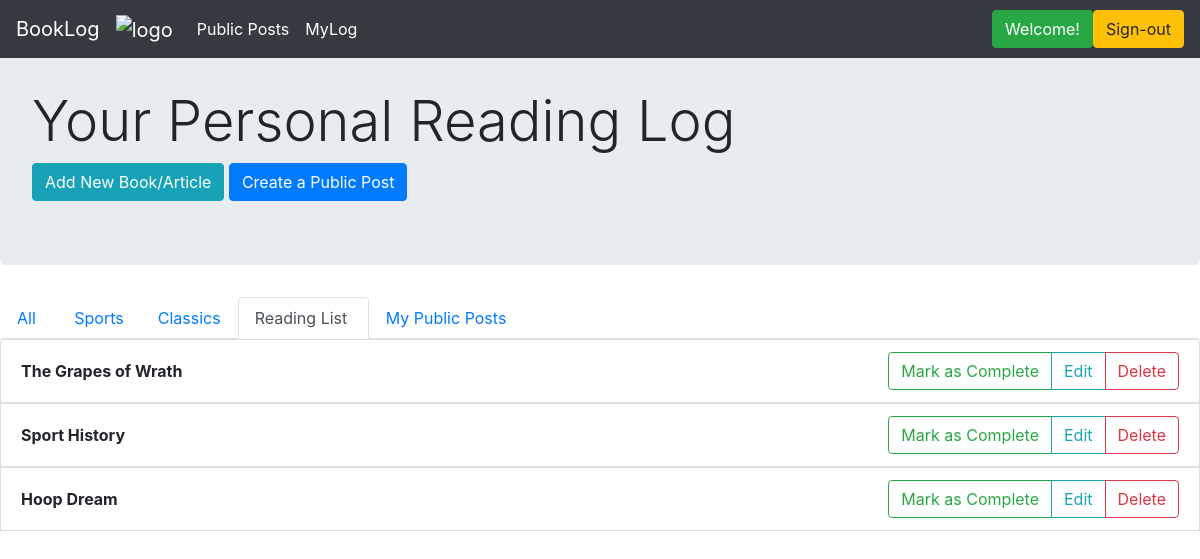
The page /readinglist (signed in) on the database its author committed.
### application/models.py (models this page shows)
class Category(db.Model):
    __tablename__ = 'categories'
    id = db.Column(db.Integer, primary_key=True)
    name = db.Column(db.String(150), index=True, nullable=False, unique=False)
    user_id = db.Column(db.Integer, ForeignKey('users.id'), nullable=False, index=False)
    user = relationship("User", backref="categories", foreign_keys=[user_id])

class Book(db.Model):
    __tablename__ = 'books_and_other_readings'
    id = db.Column(db.Integer, primary_key=True)
    title = db.Column(db.String(80), index=True, unique=False, nullable=False)
    author = db.Column(db.String(80), index=False, unique=False, nullable=True)
    date_started = db.Column(db.DateTime, index=False, unique=False, nullable=False)
    description = db.Column(db.Text, index=False, unique=False, nullable=True)
    complete = db.Column(db.Boolean, index=False, unique=False, nullable=True)
    picture_link = db.Column(db.String(64), index=False, unique=False, nullable=True)
    user_id = db.Column(db.Integer, ForeignKey('users.id'), nullable=False, index=True)
    user = relationship("User", backref = "books", foreign_keys=[user_id])
    cat_id = db.Column(db.Integer, ForeignKey('categories.id'), nullable=True, index=True)
    category = relationship("Category", backref="books", foreign_keys=[cat_id])

### application/routes.py (the view)
@main_bp.route("/readinglist", methods=['GET'])
@login_required
def reading_list():
    user = User.query.filter_by(id=session.get("user_id")).first()
    books = user.books
    book_titles = []
    for b in reversed(books):
        book_titles.append(b.title)
    return render_template("readinglist.html", books = books, titles = book_titles, cats=user.categories)

### application/auth.py (called while the page is built)
@auth_bp.before_app_request
def load_logged_in_user():
    user_id = session.get('user_id')
    if user_id is None:
        g.user = None
    else:
        g.user = User.query.filter_by(id=user_id).first()

def login_required(view):
    @functools.wraps(view)
    def wrapped_view(**kwargs):
        if g.user is None:
            return redirect(url_for('auth_bp.login'))
        return view(**kwargs)
    return wrapped_view

### application/routes.py (called while the page is built)
@main_bp.before_app_request
def load_logged_in_user():
    user_id = session.get('user_id')
    if user_id is None:
        g.user = None
    else:
        g.user = User.query.filter_by(id=user_id).first()

### application/templates/readinglist.html (shortened to what this page needs)
{% extends 'layout.html' %}
{% block content %}
<div class="jumbotron">
    <br>
    <h1 class="display-4">Your Personal Reading Log</h1>
    <a href="{{url_for('main_bp.create_new')}}" class="btn btn-info" role="button">Add New Book/Article</a>
    <a href="{{url_for('main_bp.create_public_post')}}" class="btn btn-primary" role="button">Create a Public Post</a>
</div>
<ul class="nav nav-tabs">
  <li class="nav-item"> <a class="nav-link" href="{{url_for('main_bp.myLog')}}">All&nbsp;</a> </li>
  {% for cat in cats %}
       <li class="nav-item"> <a class="nav-link" href="{{url_for('main_bp.myLogCat', cat_id=cat.id)}}">{{cat.name}}</a> </li>
  {% endfor %}
  <li class="nav-item"> <a class="nav-link active" href="#">Reading List&nbsp;</a></li>
  <li class="nav-item"> <a class="nav-link" href="{{ url_for('main_bp.my_public_posts')}}">My Public Posts&nbsp;&nbsp;</a></li>
  <div class="btn-toolbar" role="toolbar">
  </div>
</ul>
<ul class="list-group">
{% for book in books %}
  <li class="list-group-item d-flex justify-content-between align-items-center">
    <b>{{titles[loop.index-1]}}</b>
    {% if book.complete %}
    <div class="btn-group" role="group" aria-label="Basic example">
       <a href="#" class="btn btn-success" role="button">Finished!</a>
       <a href="{{url_for('main_bp.delete', book_id=book.id)}}" class="btn btn-danger" role="button">Delete</a>
    </div>
    {% else %}
    <div class="btn-group" role="group" aria-label="Basic example">
      <a href="{{ url_for('main_bp.mark_done', book_id=book.id) }}" class="btn btn-outline-success" role="button">Mark as Complete</a>
      <button class="btn btn-outline-info" type="button" data-toggle="collapse" area-expanded="false" data-target={{"#log" + loop.index|string}}>Edit</button>
      <a href="{{ url_for('main_bp.delete', book_id=book.id) }}" class="btn btn-outline-danger" role="button">Delete</a>
    </div>
    {% endif %}
  </li>
{% endfor %}
</ul>
{% endblock %}

### rows shown on the page
Category: name "Sports"
Category: name "Classics"
Book: title "Hoop Dream"
Book: title "The Grapes of Wrath"
Book: title "Sport History"
